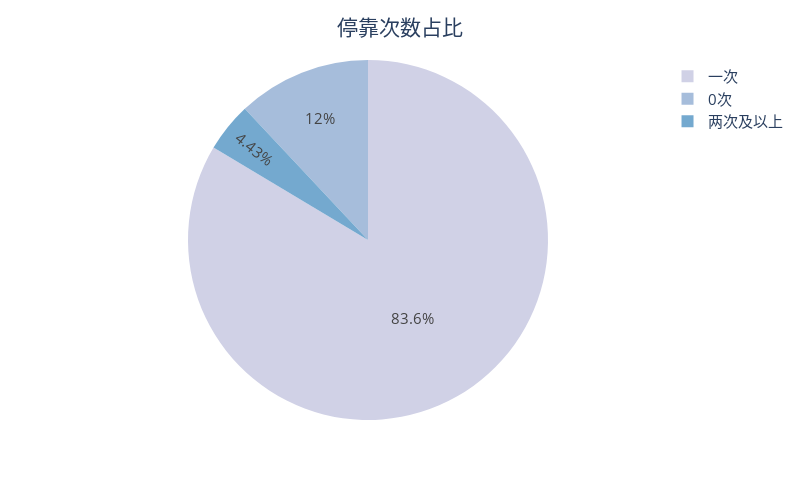

Notebook code for this chart:
### Code cell
df1 = df.copy()
df1 = df1.replace({"one":'一次','zero':'0次','two_or_more':'两次及以上'})
class_count=df1['stops'].value_counts().reset_index()
# class_count
fig = px.pie(class_count, values='stops', names='index',color_discrete_sequence=px.colors.sequential.PuBu[2:],width=800, height=500)
fig.update_layout(
    title={  
        "text":'停靠次数占比',
        "y":0.96,  
        "x":0.5,
        "xanchor":"center",  
    }
)
fig.update_layout(font =dict(size=15))
fig.show()
fig.write_image('stops.png',scale=2)

### Figure 1 — Plotly figure (JSON) as saved in the notebook; plotly's stock layout.template omitted (floating-point values rounded to 4 significant figures)
{"data": [{"domain": {"x": [0, 1], "y": [0, 1]}, "hovertemplate": "index=%{label}<br>stops=%{value}<extra></extra>", "labels": ["一次", "0次", "两次及以上"], "legendgroup": "", "name": "", "showlegend": true, "type": "pie", "values": [250863, 36004, 13286]}], "layout": {"font": {"size": 15}, "height": 500, "legend": {"tracegroupgap": 0}, "margin": {"t": 60}, "piecolorway": ["rgb(208,209,230)", "rgb(166,189,219)", "rgb(116,169,207)", "rgb(54,144,192)", "rgb(5,112,176)", "rgb(4,90,141)", "rgb(2,56,88)"], "title": {"text": "停靠次数占比", "x": 0.5, "xanchor": "center", "y": 0.96}, "width": 800}}
